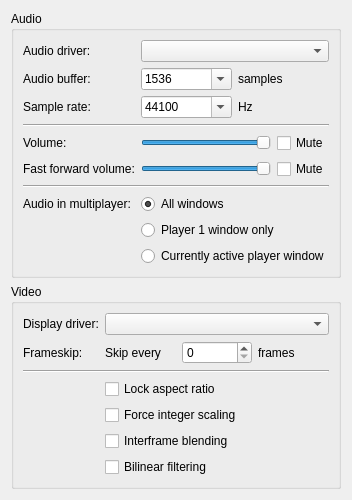
     <widget class="QWidget" name="av">
      <layout class="QVBoxLayout" name="formLayout">
       <item>
        <widget class="QGroupBox" name="groupBox_4">
         <property name="title">
          <string>Audio</string>
         </property>
         <layout class="QFormLayout" name="formLayout_12">
          <item row="0" column="0">
           <widget class="QLabel" name="label_14">
            <property name="text">
             <string>Audio driver:</string>
            </property>
           </widget>
          </item>
          <item row="0" column="1">
           <widget class="QComboBox" name="audioDriver">
            <property name="sizePolicy">
             <sizepolicy hsizetype="Expanding" vsizetype="Fixed">
              <horstretch>0</horstretch>
              <verstretch>0</verstretch>
             </sizepolicy>
            </property>
           </widget>
          </item>
          <item row="1" column="0">
           <widget class="QLabel" name="audioBufferSizeLabel">
            <property name="text">
             <string>Audio buffer:</string>
            </property>
           </widget>
          </item>
          <item row="1" column="1">
           <layout class="QHBoxLayout" name="horizontalLayout_11">
            <item>
             <widget class="QComboBox" name="audioBufferSize">
              <property name="editable">
               <bool>true</bool>
              </property>
              <property name="currentText">
               <string>1536</string>
              </property>
              <property name="currentIndex">
               <number>3</number>
              </property>
              <item>
               <property name="text">
                <string>512</string>
               </property>
              </item>
              <item>
               <property name="text">
                <string>768</string>
               </property>
              </item>
              <item>
               <property name="text">
                <string>1024</string>
               </property>
              </item>
              <item>
               <property name="text">
                <string>1536</string>
               </property>
              </item>
              <item>
               <property name="text">
                <string>2048</string>
               </property>
              </item>
              <item>
               <property name="text">
                <string>3072</string>
               </property>
              </item>
              <item>
               <property name="text">
                <string>4096</string>
               </property>
              </item>
             </widget>
            </item>
            <item>
             <widget class="QLabel" name="label_16">
              <property name="text">
               <string>samples</string>
              </property>
             </widget>
            </item>
           </layout>
          </item>
          <item row="2" column="0">
           <widget class="QLabel" name="label_19">
            <property name="text">
             <string>Sample rate:</string>
            </property>
           </widget>
          </item>
          <item row="2" column="1">
           <layout class="QHBoxLayout" name="horizontalLayout_14">
            <item>
             <widget class="QComboBox" name="sampleRate">
              <property name="editable">
               <bool>true</bool>
              </property>
              <property name="currentText">
               <string>44100</string>
              </property>
              <property name="currentIndex">
               <number>2</number>
              </property>
              <item>
               <property name="text">
                <string>22050</string>
               </property>
              </item>
              <item>
               <property name="text">
                <string>32000</string>
               </property>
              </item>
              <item>
               <property name="text">
                <string>44100</string>
               </property>
              </item>
              <item>
               <property name="text">
                <string>48000</string>
               </property>
              </item>
             </widget>
            </item>
            <item>
             <widget class="QLabel" name="label_20">
              <property name="text">
               <string>Hz</string>
              </property>
             </widget>
            </item>
           </layout>
          </item>
          <item row="4" column="0">
           <widget class="QLabel" name="label_17">
            <property name="text">
             <string>Volume:</string>
            </property>
           </widget>
          </item>
          <item row="4" column="1">
           <layout class="QHBoxLayout" name="horizontalLayout_6">
            <item>
             <widget class="QSlider" name="volume">
              <property name="minimumSize">
               <size>
                <width>128</width>
                <height>0</height>
               </size>
              </property>
              <property name="maximum">
               <number>256</number>
              </property>
              <property name="pageStep">
               <number>16</number>
              </property>
              <property name="value">
               <number>256</number>
              </property>
              <property name="orientation">
               <enum>Qt::Horizontal</enum>
              </property>
             </widget>
            </item>
            <item>
             <widget class="QCheckBox" name="mute">
              <property name="text">
               <string>Mute</string>
              </property>
             </widget>
            </item>
           </layout>
          </item>
          <item row="5" column="0">
           <widget class="QLabel" name="label_34">
            <property name="text">
             <string>Fast forward volume:</string>
            </property>
           </widget>
          </item>
          <item row="5" column="1">
           <layout class="QHBoxLayout" name="horizontalLayout_17">
            <item>
             <widget class="QSlider" name="volumeFf">
              <property name="minimumSize">
               <size>
                <width>128</width>
                <height>0</height>
               </size>
              </property>
              <property name="maximum">
               <number>256</number>
              </property>
              <property name="pageStep">
               <number>16</number>
              </property>
              <property name="value">
               <number>256</number>
              </property>
              <property name="orientation">
               <enum>Qt::Horizontal</enum>
              </property>
             </widget>
            </item>
            <item>
             <widget class="QCheckBox" name="muteFf">
              <property name="text">
               <string>Mute</string>
              </property>
             </widget>
            </item>
           </layout>
          </item>
          <item row="7" column="0">
           <widget class="QLabel" name="label_43">
            <property name="text">
             <string>Audio in multiplayer:</string>
            </property>
           </widget>
          </item>
          <item row="7" column="1">
           <widget class="QRadioButton" name="multiplayerAudioAll">
            <property name="text">
             <string>All windows</string>
            </property>
            <property name="checked">
             <bool>true</bool>
            </property>
            <attribute name="buttonGroup">
             <string notr="true">multiplayerAudio</string>
            </attribute>
           </widget>
          </item>
          <item row="8" column="1">
           <widget class="QRadioButton" name="multiplayerAudio1">
            <property name="text">
             <string>Player 1 window only</string>
            </property>
            <attribute name="buttonGroup">
             <string notr="true">multiplayerAudio</string>
            </attribute>
           </widget>
          </item>
          <item row="9" column="1">
           <widget class="QRadioButton" name="multiplayerAudioActive">
            <property name="text">
             <string>Currently active player window</string>
            </property>
            <attribute name="buttonGroup">
             <string notr="true">multiplayerAudio</string>
            </attribute>
           </widget>
          </item>
          <item row="3" column="0" colspan="2">
           <widget class="Line" name="line_4">
            <property name="orientation">
             <enum>Qt::Horizontal</enum>
            </property>
           </widget>
          </item>
          <item row="6" column="0" colspan="2">
           <widget class="Line" name="line_5">
            <property name="orientation">
             <enum>Qt::Horizontal</enum>
            </property>
           </widget>
          </item>
         </layout>
        </widget>
       </item>
       <item>
        <widget class="QGroupBox" name="groupBox_5">
         <property name="title">
          <string>Video</string>
         </property>
         <layout class="QFormLayout" name="formLayout_13">
          <item row="0" column="0">
           <widget class="QLabel" name="label_10">
            <property name="text">
             <string>Display driver:</string>
            </property>
           </widget>
          </item>
          <item row="0" column="1">
           <widget class="QComboBox" name="displayDriver">
            <property name="sizePolicy">
             <sizepolicy hsizetype="Expanding" vsizetype="Fixed">
              <horstretch>0</horstretch>
              <verstretch>0</verstretch>
             </sizepolicy>
            </property>
           </widget>
          </item>
          <item row="1" column="0">
           <widget class="QLabel" name="label_9">
            <property name="text">
             <string>Frameskip:</string>
            </property>
           </widget>
          </item>
          <item row="1" column="1">
           <layout class="QHBoxLayout" name="horizontalLayout_16">
            <item>
             <widget class="QLabel" name="label_12">
              <property name="text">
               <string>Skip every</string>
              </property>
             </widget>
            </item>
            <item>
             <widget class="QSpinBox" name="frameskip"/>
            </item>
            <item>
             <widget class="QLabel" name="label_13">
              <property name="text">
               <string>frames</string>
              </property>
             </widget>
            </item>
           </layout>
          </item>
          <item row="3" column="1">
           <widget class="QCheckBox" name="lockAspectRatio">
            <property name="text">
             <string>Lock aspect ratio</string>
            </property>
           </widget>
          </item>
          <item row="4" column="1">
           <widget class="QCheckBox" name="lockIntegerScaling">
            <property name="text">
             <string>Force integer scaling</string>
            </property>
           </widget>
          </item>
          <item row="5" column="1">
           <widget class="QCheckBox" name="interframeBlending">
            <property name="text">
             <string>Interframe blending</string>
            </property>
           </widget>
          </item>
          <item row="6" column="1">
           <widget class="QCheckBox" name="resampleVideo">
            <property name="text">
             <string>Bilinear filtering</string>
            </property>
           </widget>
          </item>
          <item row="2" column="0" colspan="2">
           <widget class="Line" name="line_12">
            <property name="orientation">
             <enum>Qt::Horizontal</enum>
            </property>
           </widget>
          </item>
         </layout>
        </widget>
       </item>
      </layout>
     </widget>
